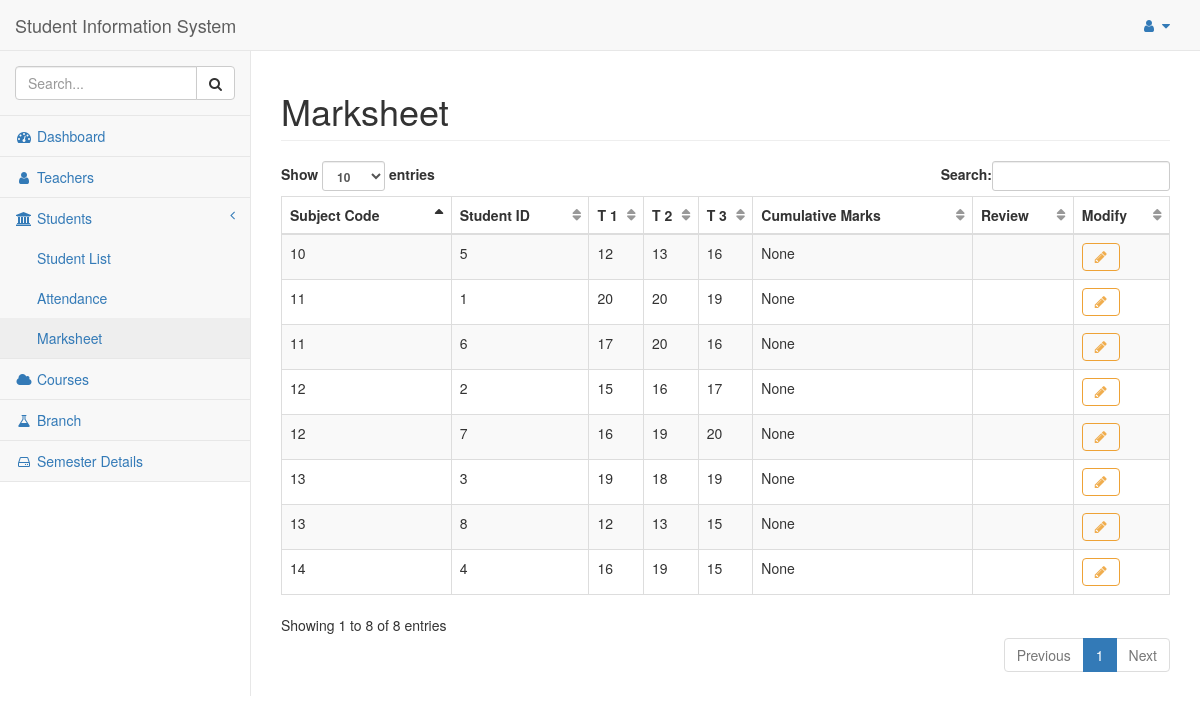
Page /marksheet (signed in) on the earlier database version.
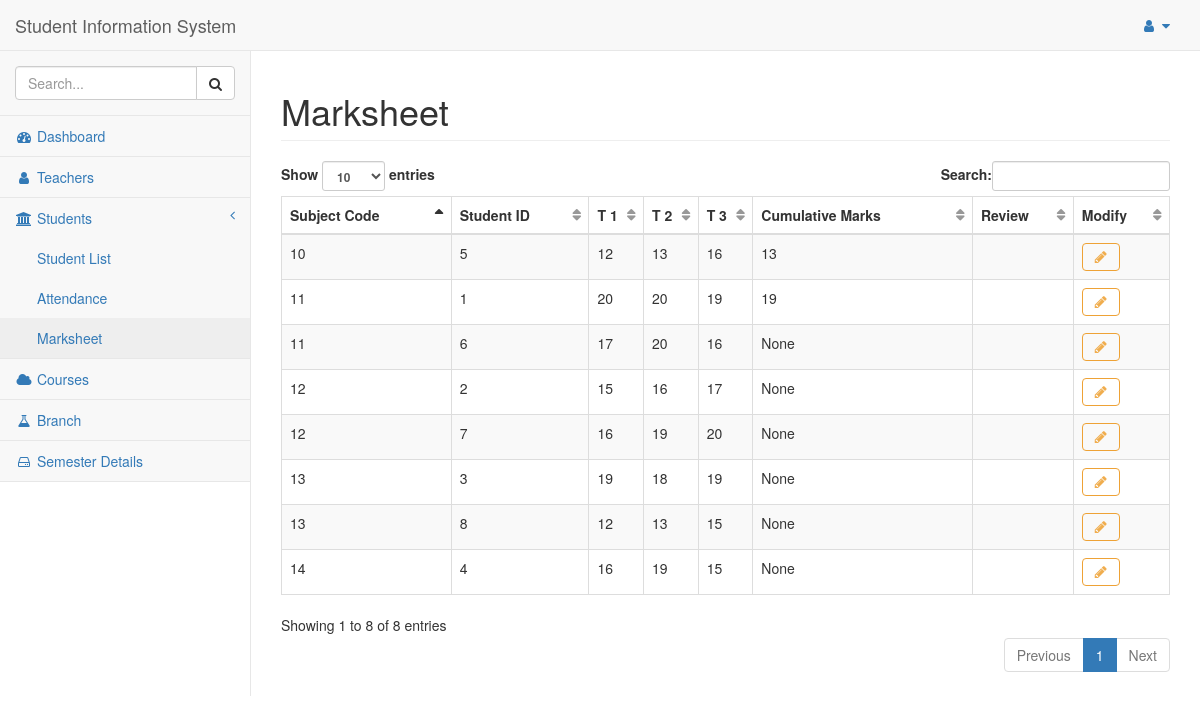
Same page on the later database version.
### tables this page shows
CREATE TABLE Marksheet
(
 sub_code   integer NOT NULL ,
 student_id integer NOT NULL ,
 t1         integer unsigned NULL ,
 t2         integer unsigned NULL ,
 t3         integer unsigned NULL ,
 cm         integer unsigned NULL ,
 review     text NOT NULL ,
PRIMARY KEY (sub_code, student_id),
FOREIGN KEY  (sub_code) REFERENCES Subject (sub_code) ON DELETE CASCADE ON UPDATE CASCADE,
FOREIGN KEY (student_id) REFERENCES Student (student_id) ON DELETE CASCADE ON UPDATE CASCADE
);

### flaskapp.py (the view)
@app.route("/marksheet")
def marksheet():
    global ID
    if not session.get('logged_in'):
        return login()
    else:
        entry_list = query_db("SELECT * FROM Marksheet", [])
        return render_template("marksheet.html", id=ID, entry_list=entry_list)

### flaskapp.py (called while the page is built)
def get_db():
    db = getattr(g, '_database', None)
    if db is None:
        db = g._database = sqlite3.connect(DATABASE)
        db.create_function('avg', 3, average)
        db.row_factory = sqlite3.Row
    return db

def query_db(query: object, args: object, one: object = False) -> object:
    cur = get_db().execute(query, args)
    rv = cur.fetchall()
    cur.close()
    return (rv[0] if rv else None) if one else rv

@app.teardown_appcontext
def close_connection(exception):
    db = getattr(g, '_database', None)
    if db is not None:
        db.close()

### templates/marksheet.html
{% extends "base.html" %}
{% block title %}Marksheet{% endblock %}
{% block content %}
  <table class="table table-striped table-bordered table-hover dataTables no-footer dtr-inline collapsed" style="width: 100%;" id="dataTables">
    <thead>
      <tr>
        <th scope="col">Subject Code</th>
        <th scope="col">Student ID</th>
        <th scope="col"><strong>T 1</strong></th>
        <th scope="col"><strong>T 2</strong></th>
        <th scope="col"><strong>T 3</strong></th>
        <th scope="col">Cumulative Marks</th>
        <th scope="col">Review</th>
        <th scope="col">Modify</th>
      </tr>
    </thead>
    {% for entry in entry_list: %}
      <tr>
        <td>{{ entry['sub_code'] }}</td>
        <td>{{ entry['student_id'] }}</td>
        <td>{{ entry['t1'] }}</td>
        <td>{{ entry['t2'] }}</td>
        <td>{{ entry['t3'] }}</td>
        <td>{{ entry['cm'] }}</td>
        <td>{{ entry['review'] }}</td>
        <td>
          <button type="button" class="btn btn-outline btn-warning fa fa-pencil" onclick="window.location.href='/modify/marksheet/{{ entry['student_id'] }}/{{ entry['sub_code'] }}'"></button>
        </td>
      </tr>
    {% endfor %}
  </table>
{% endblock content %}

### templates/base.html (shortened to what this page needs)
<!DOCTYPE html>
<html lang="en">
  <head>
    <link href="{{ url_for('static', filename='vendor/bootstrap/css/bootstrap.min.css') }}" rel="stylesheet">
    <link href="{{ url_for('static', filename='vendor/metisMenu/metisMenu.min.css') }}" rel="stylesheet">
    <link href="{{ url_for('static', filename='dist/css/sb-admin-2.css') }}" rel="stylesheet">
    <link href="{{ url_for('static', filename='vendor/morrisjs/morris.css') }}" rel="stylesheet">
    <link rel="stylesheet" href="https://stackpath.bootstrapcdn.com/font-awesome/4.7.0/css/font-awesome.min.css">
  </head>
  <body>
    <div id="wrapper">
      <nav class="navbar navbar-default navbar-static-top" role="navigation" style="margin-bottom: 0">
        <div class="navbar-header">
          <a class="navbar-brand" href="/">Student Information System</a>
        </div>
        <ul class="nav navbar-top-links navbar-right">
          <li class="dropdown">
            <a class="dropdown-toggle" data-toggle="dropdown" href="#">
              <i class="fa fa-user fa-fw"></i> <i class="fa fa-caret-down"></i>
            </a>
      </li>
    </ul>
    <div class="navbar-default sidebar" role="navigation">
      <div class="sidebar-nav navbar-collapse">
        <ul class="nav" id="side-menu">
          <li class="sidebar-search">
            <div class="input-group custom-search-form">
              <input type="text" class="form-control" placeholder="Search...">
              <span class="input-group-btn">
                <button class="btn btn-default" type="button">
                <i class="fa fa-search"></i>
                </button>
              </span>
            </div>
          </li>
          <li>
            <a href="/"><i class="fa fa-dashboard fa-fw"></i> Dashboard</a>
          </li>
          <li>
            <a href="/teachers"><i class="fa fa-user fa-fw"></i> Teachers</a>
          </li>
          <li>
            <a href="#"><i class="fa fa-institution fa-fw"></i> Students<span class="fa arrow"></span></a>
            <ul class="nav nav-second-level">
              <li>
                <li>
                  <a href="/students">Student List</a>
                </li>
                <li>
                  <a href="/attendance">Attendance</a>
                </li>
                <li>
                  <a href="/marksheet">Marksheet</a>
                </li>
              </li>
            </ul>
          </li>
          <li>
            <a href="/courses"><i class="fa fa-cloud fa-fw"></i> Courses</a>
          </li>
          <li>
            <a href="/branch"><i class="fa fa-flask fa-fw"></i> Branch</a>
          </li>
          <li>
            <a href="/semester"><i class="fa fa-hdd-o fa-fw"></i> Semester Details</a>
          </li>
        </div>
      </nav>
      <div id="page-wrapper">
        <div class="row">
          <div class="col-lg-12">
            <h1 class="page-header">
            {% block title %}{% endblock %}
            </h1>
          </div>
        </div>
        {% block content %}{% endblock content %}
      </div>
    </body>
  </html>

Differences in the rows shown:
changed Marksheet (number 1 of 8 on the later page): cm "None" → "19"
changed Marksheet (number 5 of 8 on the later page): cm "None" → "13"
